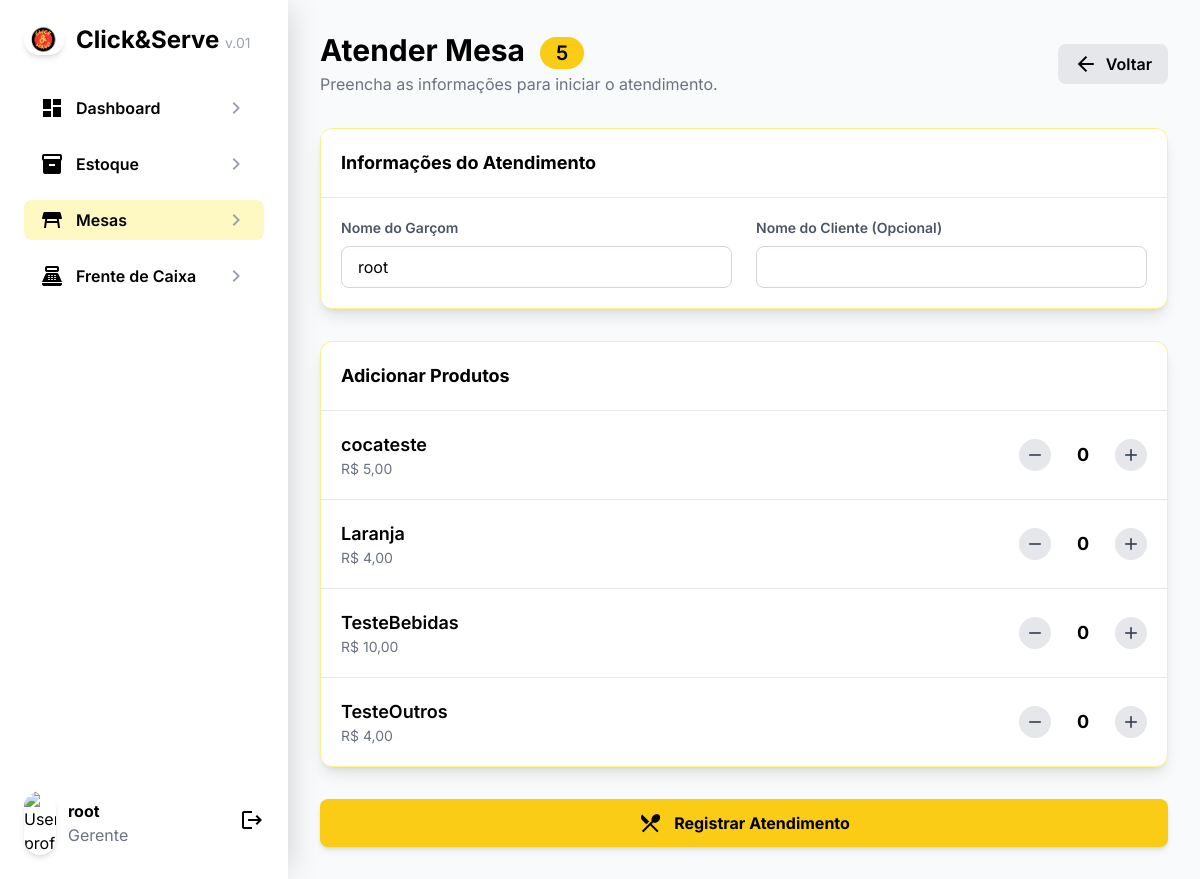
The app's page /atender_mesa.php?id=5 (signed in) with its own data.
### tables this page shows
CREATE TABLE `produtos` (
  `id` int(11) NOT NULL,
  `nomeProduto` varchar(255) NOT NULL,
  `preco` decimal(10,2) NOT NULL,
  `quantidade_em_estoque` int(11) DEFAULT 0,
  `categoria_id` int(11) DEFAULT NULL,
  `data_criacao` timestamp NOT NULL DEFAULT current_timestamp(),
  `data_atualizacao` timestamp NOT NULL DEFAULT current_timestamp() ON UPDATE current_timestamp()
);

### atender_mesa.php (the view, shortened to what this page needs)
<?php
include 'Bd.php';
$Logado = $_SESSION['Nome'];
$id_mesa = (int)$_GET['id'];
$sql_produtos = "SELECT id, nomeProduto, preco FROM produtos WHERE quantidade_em_estoque > 0 ORDER BY nomeProduto ASC";
$resultado_produtos = $con->query($sql_produtos);
$produtos_disponiveis = [];
if ($resultado_produtos->num_rows > 0) {
    while($row = $resultado_produtos->fetch_assoc()) {
        $produtos_disponiveis[] = $row;
    }
}
?>
<!DOCTYPE html>
<html lang="pt-br">
<head>
    <script src="https://cdn.tailwindcss.com"></script>
    <link href="https://cdnjs.cloudflare.com/ajax/libs/flowbite/2.2.1/flowbite.min.css" rel="stylesheet" />
</head>
<body class="bg-gray-50">
    <div class="flex">
        <aside class="sidebar-main flex flex-col justify-between bg-white shadow-2xl min-h-screen w-72 p-6 fixed top-0 left-0 h-screen z-40" style="box-shadow: 8px 0 32px -8px rgba(0,0,0,0.18);">
            <div>
                <div class="flex items-center gap-3 mb-8">
                    <img alt="Click&Serve" height="40" src="imagens/click.png" width="40" class="rounded-full shadow-md"/>
                    <h1 class="font-bold text-2xl text-black">Click&Serve <span class="text-gray-400 text-sm font-normal">v.01</span></h1>
                </div>
                <nav class="flex flex-col gap-4">
                     <a href="Grafico.php" class="flex items-center gap-3 px-4 py-2 rounded-lg hover:bg-yellow-100 transition">
                        <span class="material-icons text-black">dashboard</span>
                        <span class="font-semibold text-black">Dashboard</span>
                        <span class="material-icons ml-auto text-gray-400">chevron_right</span>
                    </a>
                    <a href="Estoque.php" class="flex items-center gap-3 px-4 py-2 rounded-lg hover:bg-yellow-100 transition">
                        <span class="material-icons text-black">inventory_2</span>
                        <span class="font-semibold text-black">Estoque</span>
                        <span class="material-icons ml-auto text-gray-400">chevron_right</span>
                    </a>
                    <a href="index.php" class="flex items-center gap-3 px-4 py-2 rounded-lg bg-yellow-100 transition">
                        <span class="material-icons text-black">table_restaurant</span>
                        <span class="font-semibold text-black">Mesas</span>
                        <span class="material-icons ml-auto text-gray-400">chevron_right</span>
                    </a>
                    <a href="caixa.php" class="flex items-center gap-3 px-4 py-2 rounded-lg hover:bg-yellow-100 transition">
                        <span class="material-icons text-black">point_of_sale</span>
                        <span class="font-semibold text-black">Frente de Caixa</span>
                        <span class="material-icons ml-auto text-gray-400">chevron_right</span>
                    </a>
                </nav>
            </div>
            <div class="flex items-center gap-3 mt-8">
                <img alt="User profile" class="rounded-full shadow-md" height="32" src="https://storage.googleapis.com/a1aa/image/7d0bfb8f-e4fd-47bb-8e94-8cf907b30106.jpg" width="32"/>
                <div>
                    <p class='font-bold text-black m-0'><?php echo htmlspecialchars($Logado); ?></p>
                    <p class="text-gray-500 m-0">Gerente</p>
                </div>
                <a href='logout.php' class="ml-auto"><span class="material-icons text-black">logout</span></a>
            </div>
        </aside>
        <main class="ml-72 p-8 w-full">
            <header class="flex items-center justify-between mb-8">
                <div>
                    <h1 class="text-3xl font-bold text-black">
                        Atender Mesa
                        <span class="ml-2 bg-yellow-400 text-black text-xl font-semibold px-4 py-1 rounded-full align-middle"><?php echo $id_mesa; ?></span>
                    </h1>
                    <p class="text-gray-500 mt-1">Preencha as informações para iniciar o atendimento.</p>
                </div>
                <a href="index.php" class="flex items-center gap-2 px-4 py-2 rounded-lg text-black bg-gray-200 hover:bg-gray-300 font-semibold transition">
                    <span class="material-icons">arrow_back</span>
                    Voltar
                </a>
            </header>
            <form id="atenderForm" action="atender_mesa.php?id=<?php echo $id_mesa; ?>" method="POST" class="space-y-8">
                <div class="bg-white rounded-xl shadow-lg border border-yellow-200">
                    <div class="p-5 border-b border-gray-200">
                        <h2 class="text-lg font-bold text-black">Informações do Atendimento</h2>
                    </div>
                    <div class="p-5 grid grid-cols-1 md:grid-cols-2 gap-6">
                        <div>
                            <label for="garcom" class="block text-sm font-semibold text-gray-600 mb-2">Nome do Garçom</label>
                            <input type="text" id="garcom" name="garcom" value="<?php echo htmlspecialchars($Logado); ?>" required class="px-4 py-2 rounded-lg border border-gray-300 focus:border-yellow-500 focus:ring-2 focus:ring-yellow-200 w-full transition">
                        </div>
                        <div>
                            <label for="cliente" class="block text-sm font-semibold text-gray-600 mb-2">Nome do Cliente (Opcional)</label>
                            <input type="text" id="cliente" name="cliente" class="px-4 py-2 rounded-lg border border-gray-300 focus:border-yellow-500 focus:ring-2 focus:ring-yellow-200 w-full transition">
                        </div>
                    </div>
                </div>
                <div class="bg-white rounded-xl shadow-lg border border-yellow-200">
                    <div class="p-5 border-b border-gray-200">
                        <h2 class="text-lg font-bold text-black">Adicionar Produtos</h2>
                    </div>
                    <div class="divide-y divide-gray-200">
                        <?php if (!empty($produtos_disponiveis)): ?>
                            <?php foreach ($produtos_disponiveis as $produto): ?>
                                <div class="p-5 flex justify-between items-center hover:bg-yellow-50 transition-colors duration-200">
                                    <div>
                                        <h3 class="font-semibold text-black text-lg"><?php echo htmlspecialchars($produto['nomeProduto']); ?></h3>
                                        <p class="text-sm text-gray-500">R$ <?php echo number_format($produto['preco'], 2, ',', '.'); ?></p>
                                    </div>
                                    <div class="flex items-center gap-2">
                                        <button type="button" class="quantity-change w-8 h-8 rounded-full bg-gray-200 hover:bg-gray-300 text-gray-700 flex items-center justify-center transition" data-action="decrement">
                                            <span class="material-icons text-xl">remove</span>
                                        </button>
                                        <input type="number" name="produtos[<?php echo $produto['id']; ?>]" value="0" min="0" class="quantity-input w-12 text-center text-lg font-bold bg-transparent border-none focus:ring-0">
                                        <button type="button" class="quantity-change w-8 h-8 rounded-full bg-gray-200 hover:bg-gray-300 text-gray-700 flex items-center justify-center transition" data-action="increment">
                                            <span class="material-icons text-xl">add</span>
                                        </button>
                                    </div>
                                </div>
                            <?php endforeach; ?>
                        <?php else: ?>
                            <p class="text-center text-gray-500 py-10">Nenhum produto com estoque disponível.</p>
                        <?php endif; ?>
                    </div>
                </div>
                <div>
                    <button type="submit" class="w-full flex justify-center items-center gap-3 bg-yellow-400 text-black font-bold py-3 px-4 rounded-lg shadow-md hover:bg-yellow-500 focus:outline-none focus:ring-2 focus:ring-offset-2 focus:ring-yellow-400 transition">
                        <span class="material-icons">restaurant_menu</span>
                        Registrar Atendimento
                    </button>
                </div>
            </form>
        </main>
    </div>
</body>
</html>

### atender_mesa.php (style rules this page uses)
body { font-family: 'Inter', sans-serif; }
input[type=number] { -moz-appearance: textfield; }

### records on screen
produtos: nomeProduto "cocateste", preco "5,00"
produtos: nomeProduto "Laranja", preco "4,00"
produtos: nomeProduto "TesteBebidas", preco "10,00"
produtos: nomeProduto "TesteOutros", preco "4,00"

### other values on screen
$Logado "root"
$id_mesa "5"
